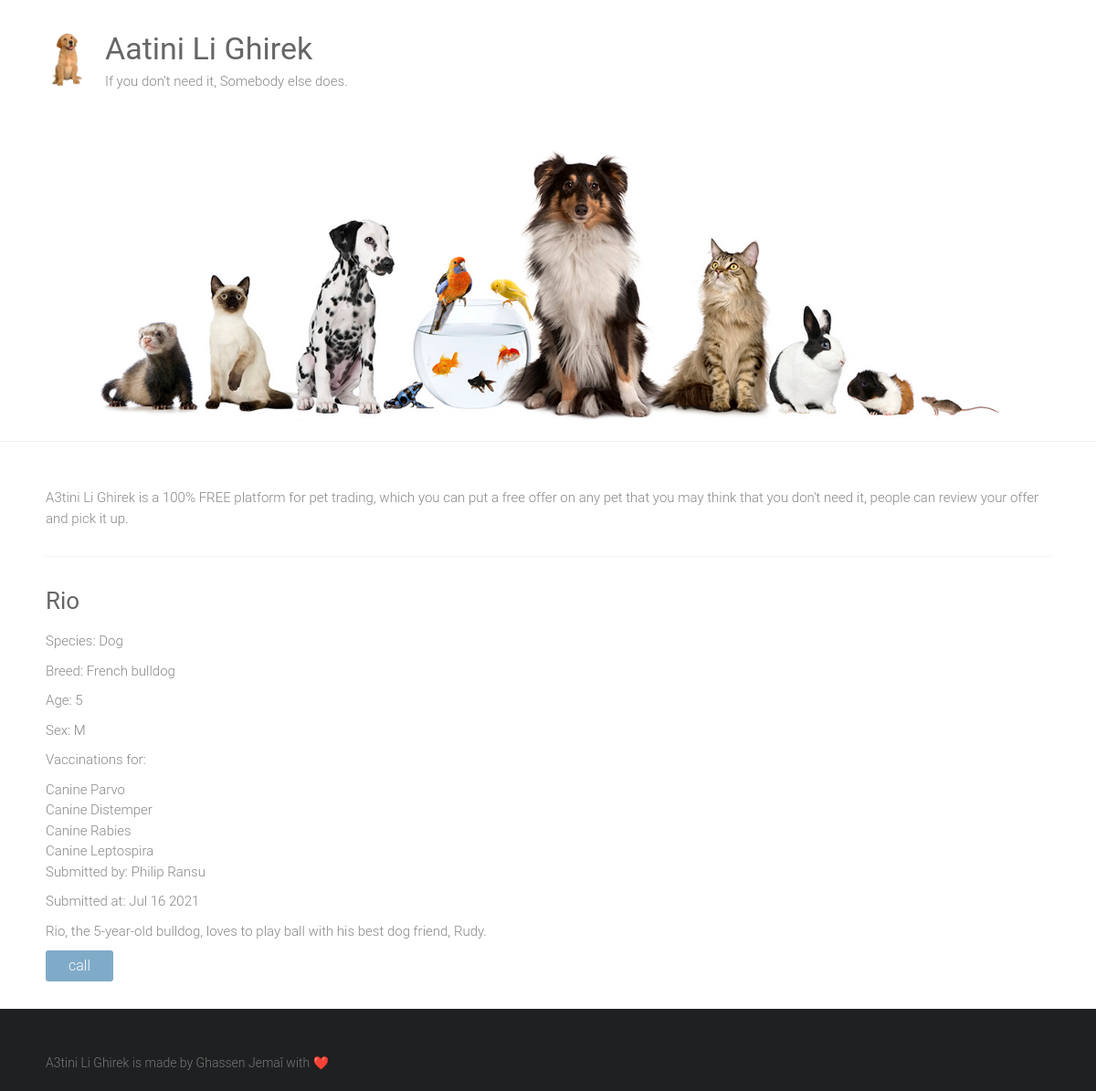
Screenshot of /adoptions/5/ with the database file from the repository.
### adopotion/models.py (models this page shows, shortened)
class Pet(models.Model):
    name = models.CharField(max_length=100)
    submitter = models.CharField(max_length=200)
    species = models.CharField(max_length=30)
    breed = models.CharField(max_length=30, blank=True)
    description = models.TextField(blank=True)
    sex = models.CharField(max_length=1, choices=SEX_CHOICES, blank=True)
    submissionDate = models.DateTimeField()
    age = models.IntegerField(null=True)
    vaccinations = models.ManyToManyField('Vaccine', blank=True)

class Vaccine(models.Model):
    name = models.CharField(max_length=50)

### adopotion/views.py (the view)
# urls.py: path('adoptions/<int:pet_id>/',views.pet_detail, name="pet_detail"),
def pet_detail(request, pet_id):
    try:
        pet = Pet.objects.get(id=pet_id)
    except Pet.DoesNotExist:
        raise Http404('Pet Does Not Exist')
    return render(request, 'pet_detail.html', {'pet':pet})

### adopotion/templates/pet_detail.html
{% extends "base.html" %}
{% block content %}
<div>
    <h3>{{ pet.name | capfirst }}</h3>
    <p>Species: {{ pet.species | capfirst }}</p>
    {% if pet.breed %}
        <p>Breed: {{ pet.breed | capfirst }}</p>
    {% endif %}
    {% if pet.age %}
        <p>Age: {{ pet.age }}</p>
    {% endif %}
    {% if pet.sex %}
        <p>Sex: {{ pet.sex }}</p>
    {% endif %}
    {% if pet.vaccinations %}
        <p>Vaccinations for:</p>
        <ul>
        {% for vaccine in pet.vaccinations.all %}
            <li>{{ vaccine.name }}</li>
        {% endfor%}
        </ul>
    {% endif %}
    <p>Submitted by: {{ pet.submitter | capfirst}}</p>
    <p>Submitted at: {{ pet.submissionDate | date:"M d Y" }}</p>
    <p>{{ pet.description }}</p>
    <input type="button" value="call" >
</div>
{% endblock %}

### static/style.css (style rules this page uses)
html, body, div, span, applet, object, iframe, h1, h2, h3, h4, h5, h6, p, blockquote, pre, a, abbr, acronym, address, big, cite, code, del, dfn, em, font, ins, kbd, q, s, samp, small, strike, strong, sub, sup, tt, var, dl, dt, dd, ol, ul, li, fieldset, form, label, legend, table, caption, tbody, tfoot, thead, tr, th, td { border: 0; font: inherit; font-size: 100%; font-style: inherit; font-weight: inherit; margin: 0; outline: 0; padding: 0; vertical-align: baseline; }
html { overflow-y: scroll; -webkit-text-size-adjust: 100%; -ms-text-size-adjust: 100%; }
h1, h2, h3, h4, h5, h6 { color: #666666; line-height: 1.4; padding-bottom: 15px; font-weight: normal; }
h3 { font-size: 26px; }
body, button, input, select, textarea { color: #888888; font-size: 15px; line-height: 1.5; font-family: 'Roboto', sans-serif; font-weight: 300; }
p { color: #888888; font-size: 15px; line-height: 1.5; margin-bottom: 15px; font-weight: 300; }
ul, ol { list-style: none; }
body { background: #f2f2f2; }
input, textarea { -webkit-border-radius: 0px; }
.ample-button, input[type="reset"], input[type="button"], input[type="submit"], button { -moz-appearance: none !important; -webkit-appearance: none !important; appearance: none !important; color: #FFFFFF; display:inline-block; margin-bottom: 30px; padding: 5px 25px; cursor: pointer; background-color: #80abc8; border: 0px; -webkit-border-radius: 3px; -moz-border-radius: 3px; border-radius: 3px; font-size: 16px; }
body { padding-top: 30px; padding-bottom: 30px; }
body.wide { padding-top: 0; padding-bottom: 0; }
.single-page p { margin-bottom: 10px; }

### rows the page displays
Pet: name "Rio", species "Dog", breed "French bulldog", age "5", sex "M", submitter "Philip Ransu", submissionDate "Jul 16 2021", description "Rio, the 5-year-old bulldog, loves to play ball with his best dog friend, Rudy."
Vaccine: name "Canine Parvo"
Vaccine: name "Canine Distemper"
Vaccine: name "Canine Rabies"
Vaccine: name "Canine Leptospira"
